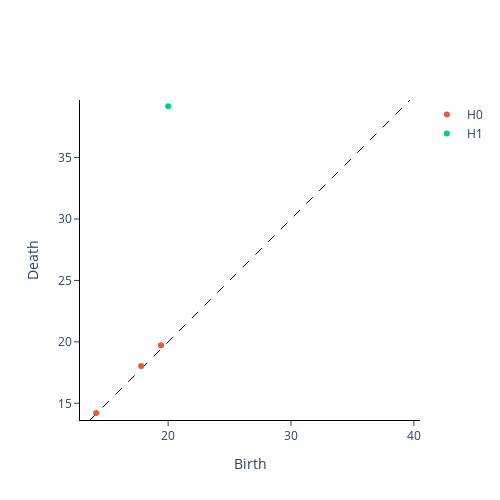

Source (notebook cell):
### Markdown cell above
Given a greyscale filtration it is straightforward to calculate the corresponding persistence diagram. In ``giotto-tda`` we make use of the ``CubicalPersistence`` transformer which is the cubical analogue to simplicial transformers like ``VietorisRipsPersistence``:

### Code cell
from gtda.homology import CubicalPersistence

cubical_persistence = CubicalPersistence(n_jobs=-1)
im8_cubical = cubical_persistence.fit_transform(im8_filtration)

cubical_persistence.plot(im8_cubical)

### Figure 1 — Plotly figure (JSON) as saved in the notebook; plotly's stock layout.template omitted (floating-point values rounded to 4 significant figures)
{"data": [{"hoverinfo": "none", "line": {"color": "black", "dash": "dash", "width": 1}, "mode": "lines", "showlegend": false, "type": "scatter", "x": [13.64, 39.68], "y": [13.64, 39.68]}, {"hoverinfo": "text", "hovertext": ["(19.4164878389476, 19.72308292331602)", "(17.804493814764857, 18.027756377319946)", "(14.142135623730951, 14.212670403551895)"], "mode": "markers", "name": "H0", "type": "scatter", "x": [19.42, 17.8, 14.14], "y": [19.72, 18.03, 14.21]}, {"hoverinfo": "text", "hovertext": ["(20.0, 39.18376618407357)"], "mode": "markers", "name": "H1", "type": "scatter", "x": [20], "y": [39.18]}], "layout": {"height": 500, "plot_bgcolor": "white", "width": 500, "xaxis": {"autorange": false, "exponentformat": "e", "linecolor": "black", "linewidth": 1, "mirror": false, "range": [13.64, 39.68], "showexponent": "all", "showline": true, "side": "bottom", "ticks": "outside", "title": {"text": "Birth"}, "type": "linear", "zeroline": true}, "yaxis": {"autorange": false, "exponentformat": "e", "linecolor": "black", "linewidth": 1, "mirror": false, "range": [13.64, 39.68], "scaleanchor": "x", "scaleratio": 1, "showexponent": "all", "showline": true, "side": "left", "ticks": "outside", "title": {"text": "Death"}, "type": "linear", "zeroline": true}}}
